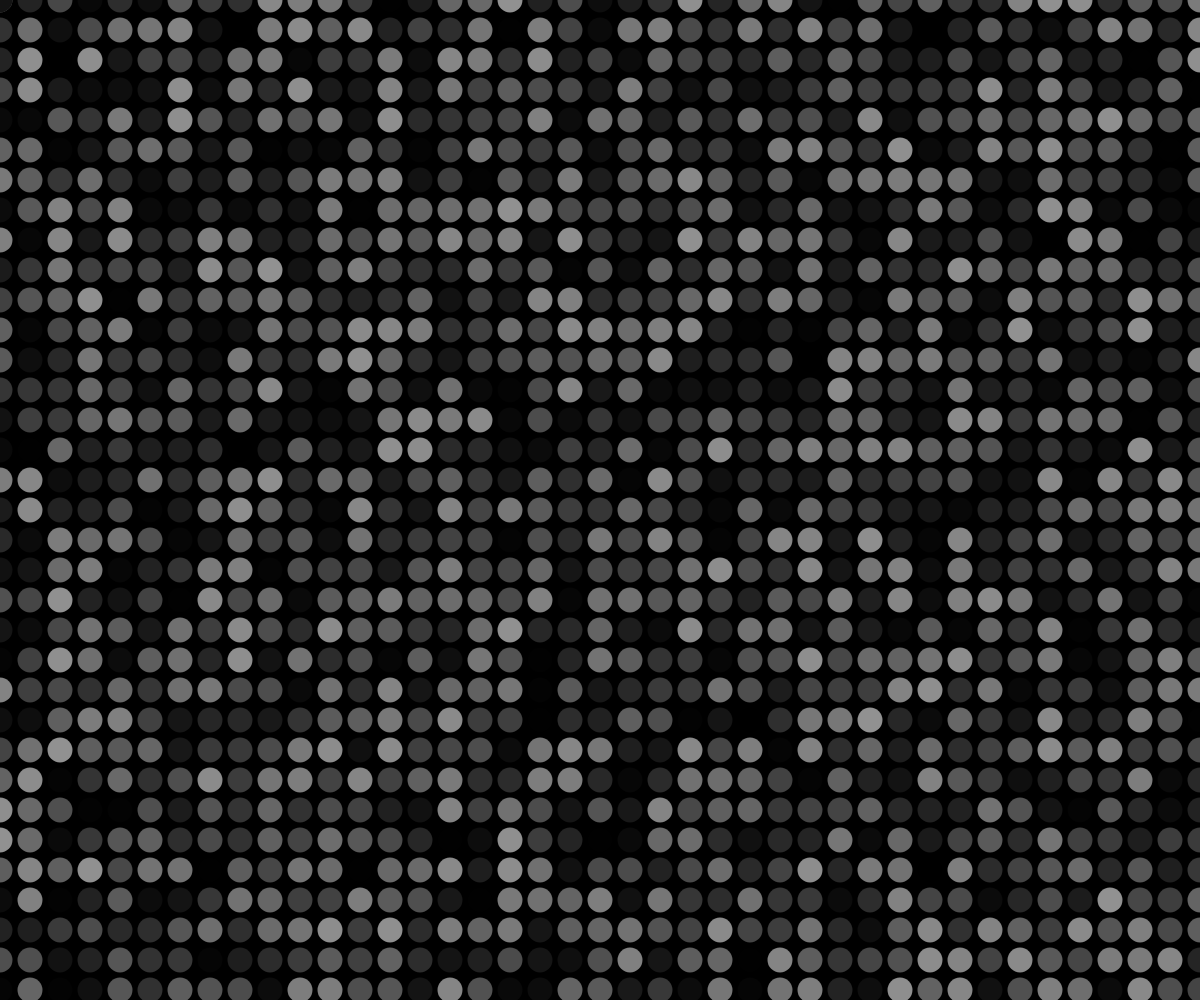
Frame 1 (no input)
Frame 60 (no input): identical to frame 1, image omitted
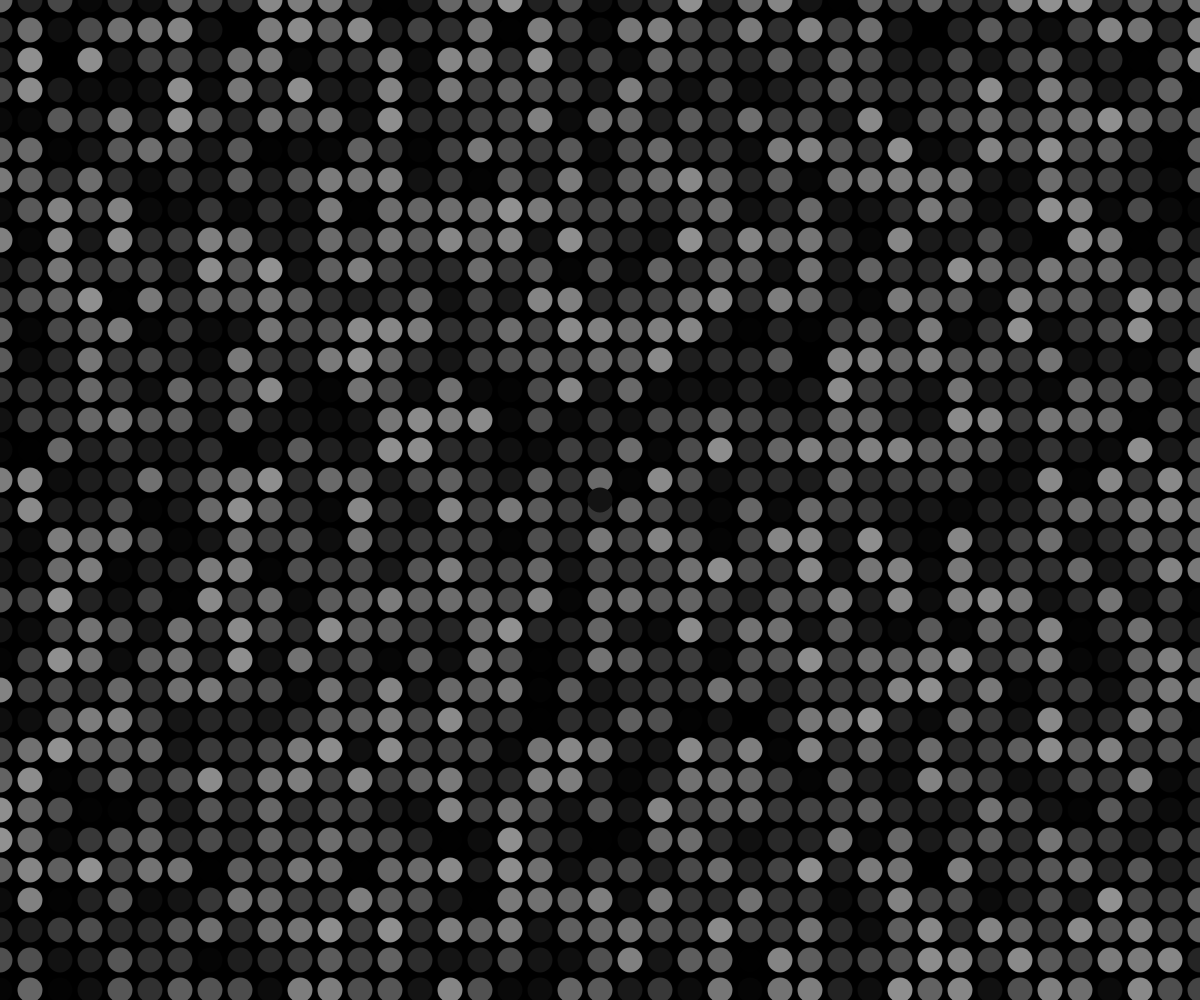
Frame 120 (the mouse pressed at the canvas centre since frame 60)

The p5.js sketch that drew these frames (run headless with seeded random() and noise() and a simulated clock; from frame 60 on, the mouse is pressed at the canvas centre):

// p5.js sketch
// ── sketch.js

var cols = 100;
var rows = 100;

var colors = [];

// for red, green, and blue color values
var r, g, b;


//**constructor function**
//var spark ={
//   x:0,
//   y:0,
//   speed:10,
//   speedY:10,
//   drawRow : function(){
//       ellipse(this.x, this.y, 25, 25);
//       
//       }
//    
//    
//}
//
//var sparks = [];


function make2Darray(cols, rows){
 var arr = new Array(cols);
 for (var i = 0; i <arr.length; i++){
     
     arr[i] = new Array(rows);
 }

    return arr;
}


function setup(){
    createCanvas(windowWidth, windowHeight);

    colors = make2Darray(cols, rows);
    
    for (var i = 0; i < cols; i++){
            for (var j = 0; j < rows; j++) {
                colors[i][j] = random(145), random(135), random(76);
            
        }
    }
}


function draw(){
    background(0);

        for (var i = 0; i < cols; i++){
        for (var j = 0; j < rows; j++) {
               var x = i * 30;
               var y = j * 30;
               
               fill(colors[i][j]);
               noStroke();
               ellipse (x,y, 25, 25);
               
           }
        }

 
  noStroke();
  fill(r, g, b, 127);
  ellipse(mouseX, mouseY, 25, 25);
   
    }


function mousePressed() {
  // Check if mouse is inside the circle
  var d = dist(mouseX, mouseY, 25, 25);
  if (d < 100) {
    // Pick new random color values
    r = random(255);
    g = random(255);
    b = random(255);
  }
}
